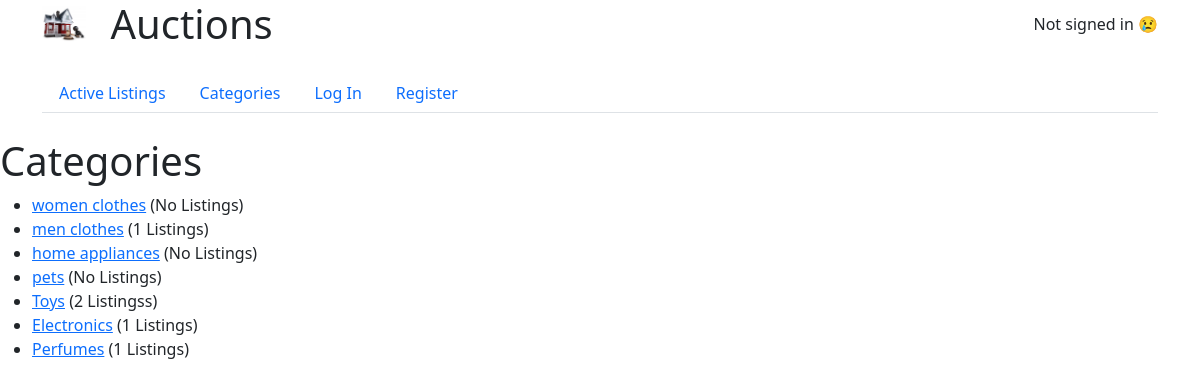
The page /categories on the database its author committed.
### auctions/models.py (models this page shows, shortened)
class Category(models.Model):
    name = models.CharField(max_length=64)

### auctions/views.py (the view)
# urls.py: path("categories", views.categories, name="categories"),
def categories(request):
    if request.method == "GET":
        categories = Category.objects.annotate(listing_count=Count('listings'))
        return render(request, "auctions/categories.html", {
            "categories": categories
        })

### auctions/context_processors.py (called while the page is built)
def unread_notifications(request):
    if request.user.is_authenticated:
        unread_count = Notification.objects.filter(user=request.user, read=False).count()
    else:
        unread_count = 0
    return {'unread_notifications_count': unread_count}

### auctions/templates/auctions/categories.html (shortened to what this page needs)
{% extends "auctions/layout.html" %}
{% block body %}
{{block.super}}
<h1>Categories</h1>
<ul>
    {% for category in categories %}
    <li>
    <a href="{% url 'category_listings' category.id %}">{{ category.name }}</a>
    {% if category.listing_count == 0 %}
        (No Listings)
    {% else %}
        ({{ category.listing_count }} Listings{{ category.listing_count | pluralize }})
    {% endif %}
    </li>
    {% endfor %}
</ul>
{% endblock body %}

### rows shown on the page
Category: name "women clothes", shows "(No Listings)"
Category: name "men clothes", listing_count "1"
Category: name "home appliances", shows "(No Listings)"
Category: name "pets", shows "(No Listings)"
Category: name "Toys", listing_count "2", listing_count|pluralize "s"
Category: name "Electronics", listing_count "1"
Category: name "Perfumes", listing_count "1"
